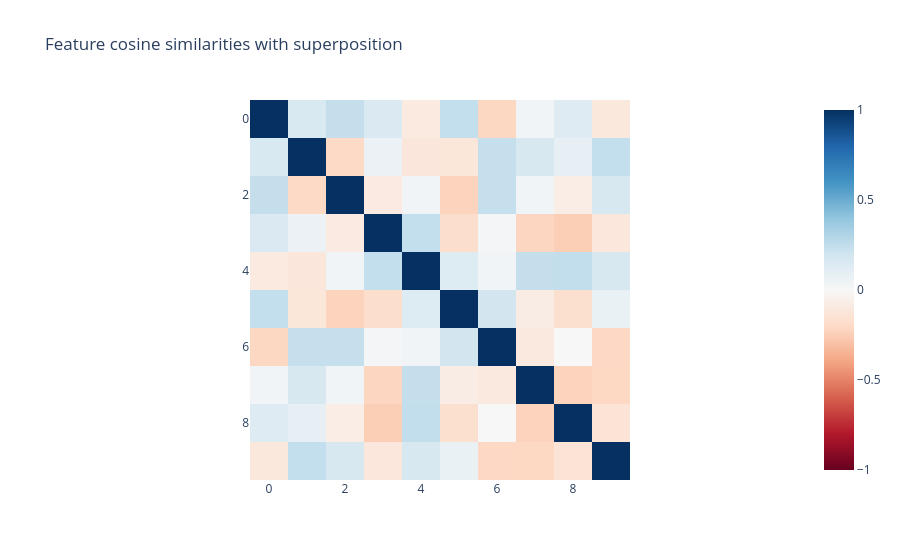

Notebook source saved alongside this figure:
### Markdown cell above
## Cell 29: Superposition Noise

We can create superposition noise by creating a feature dictionary with more features than hidden dimensions, so it's not possible to have them all be mutually orthongonal. By default, the `FeatureDictionary` will still try to make all the features as orthogonal as possible.

### Code cell
import plotly.express as px
from sae_lens.util import cosine_similarities

super_dict = FeatureDictionary(
    num_features=10,
    hidden_dim=8,
)

px.imshow(
    cosine_similarities(super_dict.feature_vectors).detach(),
    zmin=-1,
    zmax=1,
    color_continuous_scale="rdbu",
    title="Feature cosine similarities with superposition",
)

### Figure 1 — Plotly figure (JSON) as saved in the notebook; plotly's stock layout.template omitted (floating-point values rounded to 4 significant figures)
{"data": [{"coloraxis": "coloraxis", "hovertemplate": "x: %{x}<br>y: %{y}<br>color: %{z}<extra></extra>", "name": "0", "type": "heatmap", "xaxis": "x", "yaxis": "y", "z": [[1.0, 0.1591, 0.2416, 0.1466, -0.09482, 0.2457, -0.2139, 0.03184, 0.1283, -0.1099], [0.1591, 1.0, -0.2027, 0.06293, -0.1182, -0.1214, 0.2357, 0.171, 0.08384, 0.243], [0.2416, -0.2027, 1.0, -0.09046, 0.03309, -0.2262, 0.2396, 0.03207, -0.06971, 0.1631], [0.1466, 0.06293, -0.09046, 1.0, 0.2433, -0.181, 0.02093, -0.2197, -0.2492, -0.1175], [-0.09482, -0.1182, 0.03309, 0.2433, 1.0, 0.1354, 0.0383, 0.2418, 0.2474, 0.1661], [0.2457, -0.1214, -0.2262, -0.181, 0.1354, 1.0, 0.1869, -0.07642, -0.1652, 0.06724], [-0.2139, 0.2357, 0.2396, 0.02093, 0.0383, 0.1869, 1.0, -0.1008, -0.0009239, -0.2099], [0.03184, 0.171, 0.03207, -0.2197, 0.2418, -0.07642, -0.1008, 1.0, -0.2293, -0.2087], [0.1283, 0.08384, -0.06971, -0.2492, 0.2474, -0.1652, -0.0009239, -0.2293, 1.0, -0.1363], [-0.1099, 0.243, 0.1631, -0.1175, 0.1661, 0.06724, -0.2099, -0.2087, -0.1363, 1.0]]}], "layout": {"coloraxis": {"cmax": 1, "cmin": -1, "colorscale": [[0, "rgb(103,0,31)"], [0.1, "rgb(178,24,43)"], [0.2, "rgb(214,96,77)"], [0.3, "rgb(244,165,130)"], [0.4, "rgb(253,219,199)"], [0.5, "rgb(247,247,247)"], [0.6, "rgb(209,229,240)"], [0.7, "rgb(146,197,222)"], [0.8, "rgb(67,147,195)"], [0.9, "rgb(33,102,172)"], [1, "rgb(5,48,97)"]]}, "title": {"text": "Feature cosine similarities with superposition"}, "xaxis": {"anchor": "y", "constrain": "domain", "domain": [0, 1], "scaleanchor": "y"}, "yaxis": {"anchor": "x", "autorange": "reversed", "constrain": "domain", "domain": [0, 1]}}}
